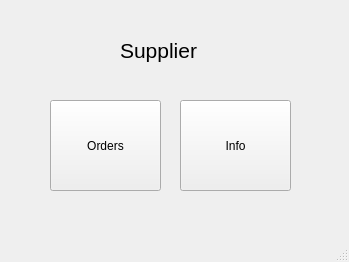
<?xml version="1.0" encoding="UTF-8"?>
<ui version="4.0">
 <class>MainWindow</class>
 <widget class="QMainWindow" name="MainWindow">
  <property name="geometry">
   <rect>
    <x>0</x>
    <y>0</y>
    <width>349</width>
    <height>262</height>
   </rect>
  </property>
  <property name="windowTitle">
   <string>MainWindow</string>
  </property>
  <widget class="QWidget" name="centralwidget">
   <widget class="QPushButton" name="prodView">
    <property name="geometry">
     <rect>
      <x>180</x>
      <y>100</y>
      <width>111</width>
      <height>91</height>
     </rect>
    </property>
    <property name="text">
     <string>Info</string>
    </property>
   </widget>
   <widget class="QPushButton" name="d_orderView">
    <property name="geometry">
     <rect>
      <x>50</x>
      <y>100</y>
      <width>111</width>
      <height>91</height>
     </rect>
    </property>
    <property name="text">
     <string>Orders</string>
    </property>
   </widget>
   <widget class="QLabel" name="label">
    <property name="geometry">
     <rect>
      <x>120</x>
      <y>30</y>
      <width>101</width>
      <height>41</height>
     </rect>
    </property>
    <property name="font">
     <font>
      <pointsize>16</pointsize>
     </font>
    </property>
    <property name="text">
     <string>Supplier</string>
    </property>
   </widget>
  </widget>
  <widget class="QMenuBar" name="menubar">
   <property name="geometry">
    <rect>
     <x>0</x>
     <y>0</y>
     <width>349</width>
     <height>26</height>
    </rect>
   </property>
  </widget>
  <widget class="QStatusBar" name="statusbar"/>
 </widget>
 <resources/>
 <connections/>
</ui>
